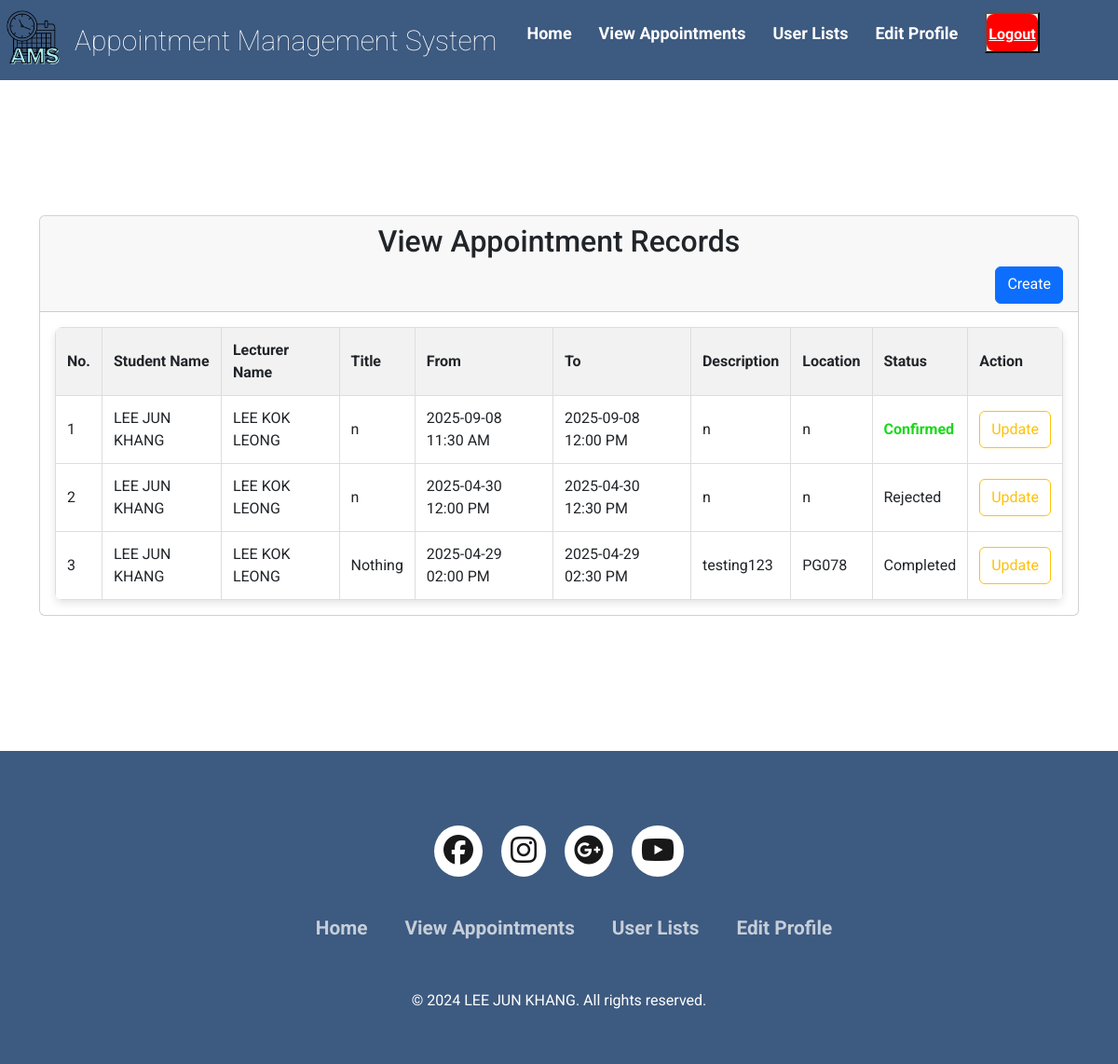
Before: /appointment_view_admin.php (signed in) with the older database file.
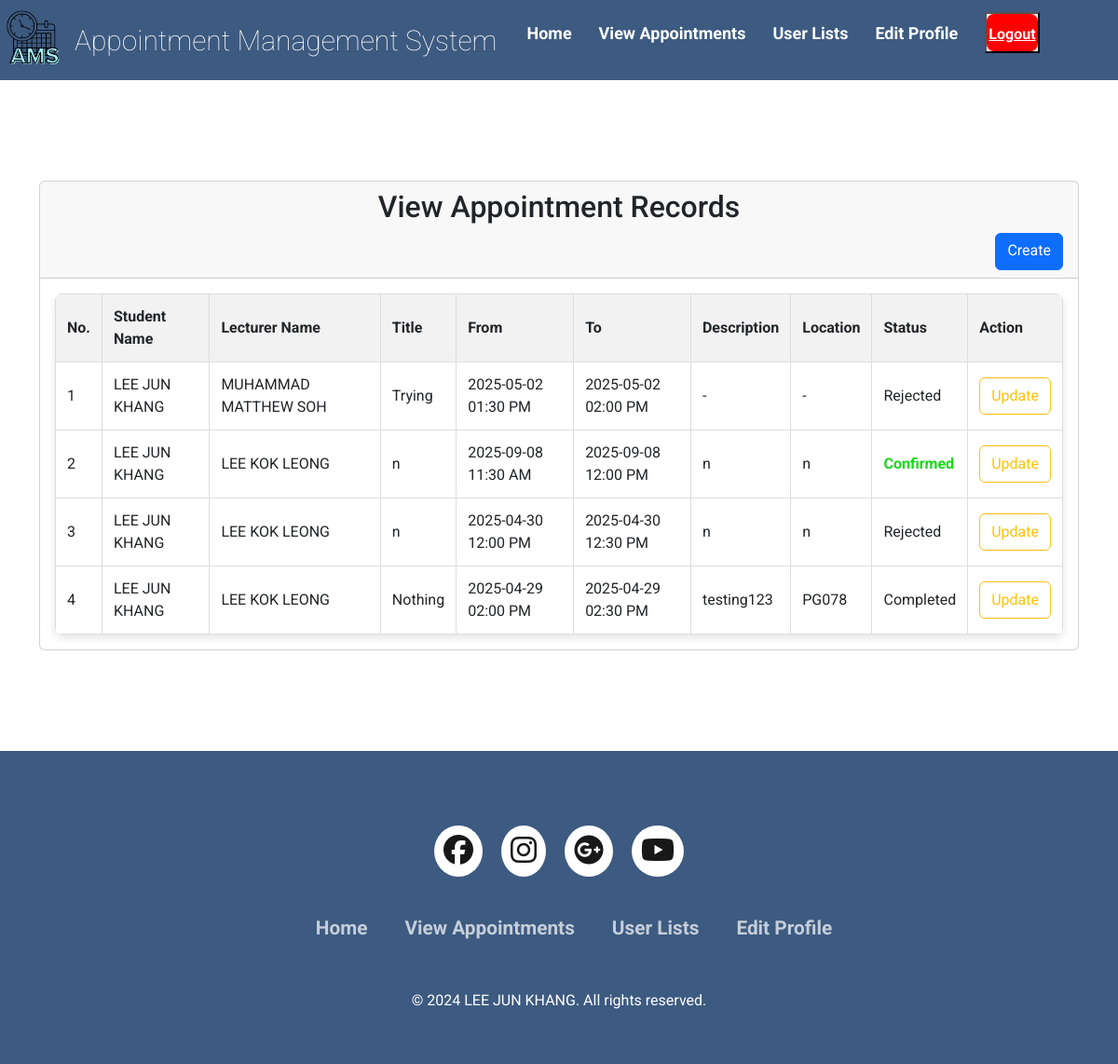
After: the same page with the newer database file.
### tables this page shows
CREATE TABLE `appointments` (
  `id` bigint(11) NOT NULL,
  `student_id` bigint(11) NOT NULL,
  `lecturer_id` bigint(11) NOT NULL,
  `title` varchar(100) NOT NULL,
  `start_datetime` datetime NOT NULL,
  `end_datetime` datetime NOT NULL,
  `status` enum('Confirmed','Rejected','Cancelled','Completed') DEFAULT 'Confirmed',
  `description` text DEFAULT NULL,
  `location` varchar(50) NOT NULL,
  `created_at` timestamp NOT NULL DEFAULT current_timestamp(),
  `updated_at` timestamp NOT NULL DEFAULT current_timestamp() ON UPDATE current_timestamp()
);

CREATE TABLE `users` (
  `id` bigint(11) NOT NULL,
  `username` varchar(100) NOT NULL,
  `email` varchar(100) NOT NULL,
  `role_id` int(1) NOT NULL,
  `reg_date` datetime NOT NULL,
  `password` varchar(255) NOT NULL,
  `contact_number` varchar(15) NOT NULL
);

### appointment_view_admin.php (the view, shortened to what this page needs)
<!DOCTYPE html>
<html lang="en">
<head>
    <link rel="stylesheet" href="css/style.css">
    <link href="https://cdn.jsdelivr.net/npm/bootstrap@5.3.3/dist/css/bootstrap.min.css" rel="stylesheet"
>
    <link rel="stylesheet" type="text/css"
        href="https://cdnjs.cloudflare.com/ajax/libs/font-awesome/6.6.0/css/all.min.css">
    <link rel="stylesheet" href="https://unicons.iconscout.com/release/v4.0.0/css/line.css">
</head>
<body>
    <header>
        <nav class="navbar">
            <div class="navdiv">
                <div class="image-container">
                    <a href="home_admin.php"><img src="assets/images/logo.png" alt="logo" class="nav-logo"
                            style="width: 70px; height: auto;"></a>
                    <a href="home_admin.php" class="logo-text">Appointment Management System</a>
                    <?php
                    include("database.php");
                    $email = $_SESSION['email'] ?? null;
                    $query = "SELECT users.*, roles.role_name
                              FROM users
                              JOIN roles ON users.role_id = roles.id
                              WHERE users.email = ?";
                    $stmt = $con->prepare($query);
                    $stmt->bind_param("s", $email);
                    $stmt->execute();
                    $result = $stmt->get_result();
                    $user = $result->fetch_assoc();
                    $res_id = $user['id'];
                    ?>
                </div>
                <ul>
                    <li><a href="home_admin.php">Home</a></li>
                    <li><a href="appointment_view_admin.php">View Appointments</a></li>
                    <li><a href="user_view_admin.php">User Lists</a></li>
                    <li><?php echo "<a href='edit_profile_admin.php?id=$res_id'>Edit Profile</a>"; ?></li>
                    <button><a href="logout.php" class="logout-btn">Logout</a></button>
                </ul>
            </div>
        </nav>
    </header>
    <main>
        <div class="container">
            <div class="row">
                <div class="col-md-12">
                    <div class="card">
                        <div class="card-header">
                            <h2 style="text-align: center;">View Appointment Records</h2>
                            <div class="d-grid gap-2 d-md-flex justify-content-md-end">
                                <button type="button" class="btn btn-primary" data-bs-toggle="modal"
                                    data-bs-target="#createModal">
                                    <p>Create</p>
                                </button>
                            </div>
                        </div>
                        <div class="card-body">
                            <table class="product-table">
                                <thead>
                                    <tr>
                                        <th>No.</th>
                                        <th>Student Name</th>
                                        <th>Lecturer Name</th>
                                        <th>Title</th>
                                        <th>From</th>
                                        <th>To</th>
                                        <th>Description</th>
                                        <th>Location</th>
                                        <th>Status</th>
                                        <th>Action</th>
                                    </tr>
                                </thead>
                                <tbody>
                                    <?php
                                    $count = 1;
                                    $sel_query = "SELECT appointments.*,
                                                  u1.username AS student_name,
                                                  u1.email AS student_email,
                                                  u2.username AS lecturer_name,
                                                  u2.email AS lecturer_email,
                                                  DATE_FORMAT(appointments.start_datetime, '%Y-%m-%d %h:%i %p') AS formatted_start,
                                                  DATE_FORMAT(appointments.end_datetime, '%Y-%m-%d %h:%i %p') AS formatted_end
                                                  FROM appointments
                                                  JOIN students s ON appointments.student_id = s.id
                                                  JOIN users u1 ON s.user_id = u1.id
                                                  JOIN lecturers l ON appointments.lecturer_id = l.id
                                                  JOIN users u2 ON l.user_id = u2.id
                                                  ORDER BY appointments.id DESC";
                                    $stmt = $con->prepare($sel_query);
                                    if (!$stmt) {
                                        echo "<tr><td colspan='10' style='text-align: center;'>Error preparing query: " . htmlspecialchars($con->error) . "</td></tr>";
                                    } else {
                                        if (!$stmt->execute()) {
                                            echo "<tr><td colspan='10' style='text-align: center;'>Error executing query: " . htmlspecialchars($stmt->error) . "</td></tr>";
                                        } else {
                                            $result = $stmt->get_result();
                                            if ($result->num_rows === 0) {
                                                echo "<tr><td colspan='10' style='text-align: center;'>No appointments found.</td></tr>";
                                            } else {
                                                while ($row = $result->fetch_assoc()) {
                                    ?>
                                                    <tr>
                                                        <td><?php echo $count; ?></td>
                                                        <td><?php echo htmlspecialchars($row["student_name"]); ?></td>
                                                        <td><?php echo htmlspecialchars($row["lecturer_name"]); ?></td>
                                                        <td><?php echo htmlspecialchars($row["title"]); ?></td>
                                                        <td><?php echo htmlspecialchars($row["formatted_start"]); ?></td>
                                                        <td><?php echo htmlspecialchars($row["formatted_end"]); ?></td>
                                                        <td><?php echo htmlspecialchars($row["description"]); ?></td>
                                                        <td><?php echo htmlspecialchars($row["location"]); ?></td>
                                                        <?php
                                                        $statusClass = '';
                                                        $statusText = $row['status'];
                                                        switch ($statusText) {
                                                            case 'Confirmed':
                                                                $statusClass = 'status-confirmed';
                                                                break;
                                                            default:
                                                                $statusClass = '';
                                                        }
                                                        echo "<td class='$statusClass'>" . htmlspecialchars($statusText) . "</td>";
                                                        ?>
                                                        <td>
                                                            <?php if ($row['status'] !== 'Cancelled'): ?>
                                                                <button type="button" class="btn btn-outline-warning" data-bs-toggle="modal"
                                                                    data-bs-target="#updateModal"
                                                                    data-id="<?php echo $row['id']; ?>">Update</button>
                                                            <?php else: ?>
                                                                <button type="button" class="btn btn-outline-secondary"
                                                                    disabled>Cancelled</button>
                                                            <?php endif; ?>
                                                        </td>
                                                    </tr>
                                    <?php
                                                    $count++;
                                                }
                                            }
                                        }
                                    }
                                    ?>
                                </tbody>
                            </table>
                        </div>
                    </div>
                </div>
            </div>
    </main>
    <footer class="footer">
        <div class="footer-container">
            <div class="footer-icons">
                <a href=""><i class="fa-brands fa-facebook"></i></a>
                <a href=""><i class="fa-brands fa-instagram"></i></a>
                <a href=""><i class="fa-brands fa-google-plus"></i></a>
                <a href=""><i class="fa-brands fa-youtube"></i></a>
            </div>
            <div class="footer-nav">
                <ul>
                    <li><a href="home_admin.php">Home</a></li>
                    <li><a href="appointment_view_admin.php">View Appointments</a></li>
                    <li><a href="user_view_admin.php">User Lists</a></li>
                    <li><a href="edit_profile_admin.php">Edit Profile</a></li>
                </ul>
            </div>
            <div class="footer-bottom">
                <p>© 2024 LEE JUN KHANG. All rights reserved. </p>
            </div>
        </div>
    </footer>
</body>
</html>

### css/style.css (style rules this page uses)
* { padding: 0; margin: 0; box-sizing: border-box; font-family: 'Roboto', sans-serif; }
body { background: #98C1D9; }
.container { display: flex; align-items: center; justify-content: center; min-height: 90vh; }
.navdiv { text-decoration: none; display: flex; align-items: center; justify-content: space-between; }
.btn { height: 40px; background: #3D5A80; color: white; font-size: 16px; font-weight: bold; border: 2px solid #3D5A80; border-radius: 5px; cursor: pointer; transition: background 0.3s ease, color 0.3s ease, border-color 0.3s ease; text-align: center; line-height: 40px; }
.logout-btn { height: 40px; background-color: red; color: white; font-size: 16px; font-weight: bold; border: 2px solid red; border-radius: 8px; cursor: pointer; text-align: center; line-height: 40px; padding: 0; margin: 0; box-sizing: border-box; display: inline-block; transition: background-color 0.3s ease, color 0.3s ease, border-color 0.3s ease; }
footer { background-color: #3D5A80; }
.footer-container { width: 100%; padding: 70px 30px 20px; }
.footer-icons { display: flex; justify-content: center; }
.footer-icons a { text-decoration: none; padding: 10px; background-color: white; margin: 10px; border-radius: 50%; }
.footer-icons a i { font-size: 2em; color: black; opacity: 0.9; }
.footer-nav { margin: 30px 0; }
.footer-nav ul { display: flex; justify-content: center; }
.footer-nav ul li a { color: white; margin: 20px; text-decoration: none; font-size: 1.3em; opacity: 0.7; transition: 0.5s; }
.footer-bottom { background-color: #3D5A80; padding: 20px; text-align: center; }
.footer-bottom p { color: white; }
.navbar { background: #3D5A80; font-family: calibri; padding-right: 15px; padding-left: 15px; }
.navdiv { display: flex; align-items: center; justify-content: space-between; }
.navdiv ul li a { text-decoration: none; }
.logo-text { font-size: 30px; font-weight: 60; color: white; text-decoration: none; }
.image-container img { width: 100px; height: auto; display: flex; align-items: center; }
.image-container { display: flex; align-items: center; }
.nav-logo { width: 100px; height: auto; margin-right: 10px; }
li { list-style: none; display: inline-block; }
li a { color: white; font-size: 18px; font-weight: bold; margin-right: 25px; }
.product-table { width: 100%; border-collapse: collapse; background-color: #fff; border-radius: 8px; overflow: hidden; box-shadow: 0 4px 8px rgba(0, 0, 0, 0.1); }
.product-table th, .product-table td { padding: 12px; border: 1px solid #ddd; }
.product-table th { background-color: #f2f2f2; font-weight: bold; }
.status-confirmed { color: rgb(25, 216, 25); font-weight: bold; }

Changed rows visible on the page:
added appointments: student.username "LEE JUN KHANG", users.username "MUHAMMAD MATTHEW SOH", title "Trying", formatted_start "2025-05-02 01:30 PM", formatted_end "2025-05-02 02:00 PM", description "-", location "-", status "Rejected"
